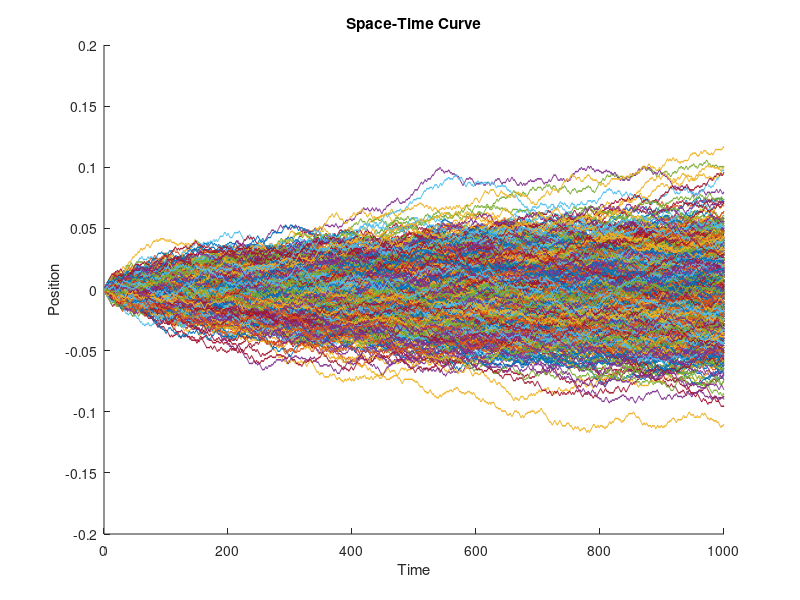

MATLAB code for this plot:
rng(1); %setting the seed

sz = 10.^3;
pos = zeros([1 sz]);
trials = 10.^3;
step = 10.^-3;
x = linspace(1, trials(1), trials(1));
Y = zeros([trials sz]);

for i = 1:trials(1)
    y = binornd(1, 0.5, [1 sz]);
    pos = pos + (2 * y - 1) .* step; %this step is done to get the plot centered at 0
    Y(i:i, :) = pos;
end

figure();
hold on;
plot(x, Y);
xlabel 'Time'; 
ylabel 'Position';
title 'Space-Time Curve';
hold off;